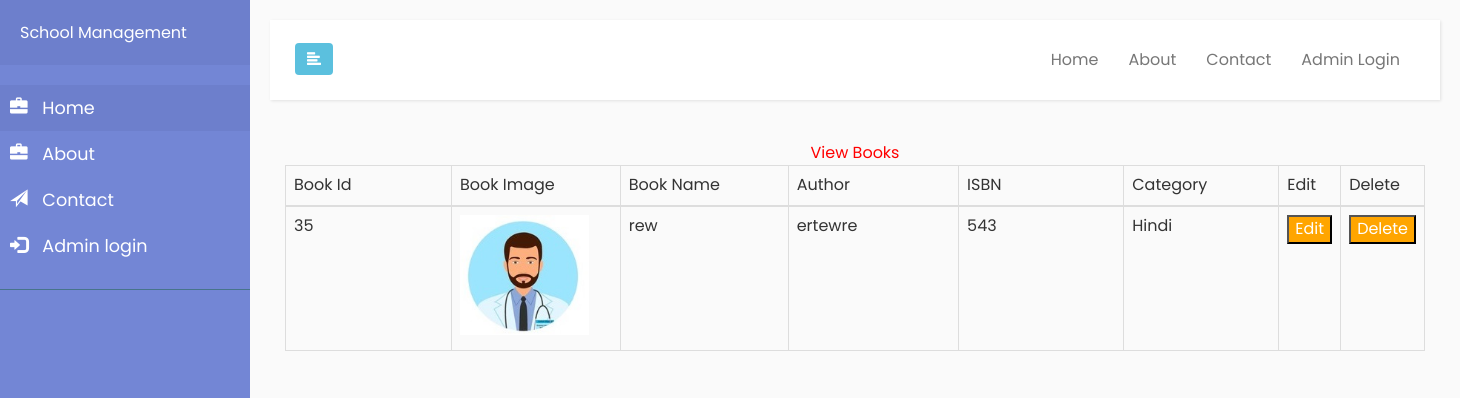
/view_books, run on the app's committed database.
### school/models.py (models this page shows, shortened)
class Book(models.Model):
    cat = models.ForeignKey(Book_Category,on_delete=models.CASCADE,null=True)
    b_id = models.IntegerField(null=True)
    isbn = models.IntegerField(null=True)
    b_name = models.CharField(max_length=30,null=True)
    author = models.TextField(null=True)
    image = models.FileField(null=True)

class Book_Category(models.Model):
    b_cat = models.CharField(max_length=40,null=True)

### school/views.py (the view)
# urls.py: path('view_books',View_Books,name="view_books"),
def View_Books(request):
    stu = Book.objects.all()
    d ={'book':stu}
    return render(request,'view_books.html',d)

### school/templates/view_books.html (shortened to what this page needs)
{% extends 'index4.html' %}
{% block body %}
{% load static %}
 <link rel='stylesheet' type='text/css' href="https://cdn.datatables.net/1.10.21/css/jquery.dataTables.min.css">
<link rel='stylesheet' type='text/css' href="https://cdn.datatables.net/buttons/1.6.2/css/buttons.dataTables.min.css">
<center><h2 style="color:red">View Books</h2></center>
 <div class="container">
<table class="table table-bordered " id="example" style="width:100%">
  <thead>
  <tr>
    <th>Book Id</th>
    <th>Book Image</th>
    <th>Book Name</th>
    <th>Author</th>
    <th>ISBN</th>
    <th>Category</th>
    <th>Edit</th>
    <th>Delete</th>
  </tr>
  </thead>
   <tbody>
    {% for i in book %}
  <tr>
    <td>{{i.b_id}}</td>
      <td><img style="width:85%" src="{{i.image.url}}" /></td>
      <td>{{i.b_name}}</td>
      <td>{{i.author}}</td>
      <td>{{i.isbn}}</td>
      <td>{{i.cat.b_cat}}</td>
    <td><a href="{% url 'edit_books' i.id %}"><button class="button button1">Edit</button></a></td>
     <td> <a href="{% url 'delete_book' i.id %}"><button class="button button1">Delete</button></a></td>
  </tr>
    {% endfor %}
    </tbody>
</table>
 </div>
{% endblock %}

### school/static/style.css (style rules this page uses)
html,body,div,span,applet,object,iframe,h1,h2,h3,h4,h5,h6,p,blockquote,pre,a,abbr,acronym,address,big,cite,code,del,dfn,em,img,ins,kbd,q,s,samp,small,strike,strong,sub,sup,tt,var,b,u,i,dl,dt,dd,ol,nav ul,nav li,fieldset,form,label,legend,table,caption,tbody,tfoot,thead,tr,th,td,article,aside,canvas,details,embed,figure,figcaption,footer,header,hgroup,menu,nav,output,ruby,section,summary,time,mark,audio,video { margin:0;padding:0;border:0;font-size:100%;font:inherit;vertical-align:baseline; }
table { border-collapse:collapse;border-spacing:0; }
a { text-decoration:none; }
img { max-width:100%; }

### school/templates/view_books.html (style rules this page uses)
th { width:17%; }
.button { background-color:orange; color:white; }

### data on the page
Book: b_id "35", image (picture), b_name "rew", author "ertewre", isbn "543", cat.b_cat "Hindi"
